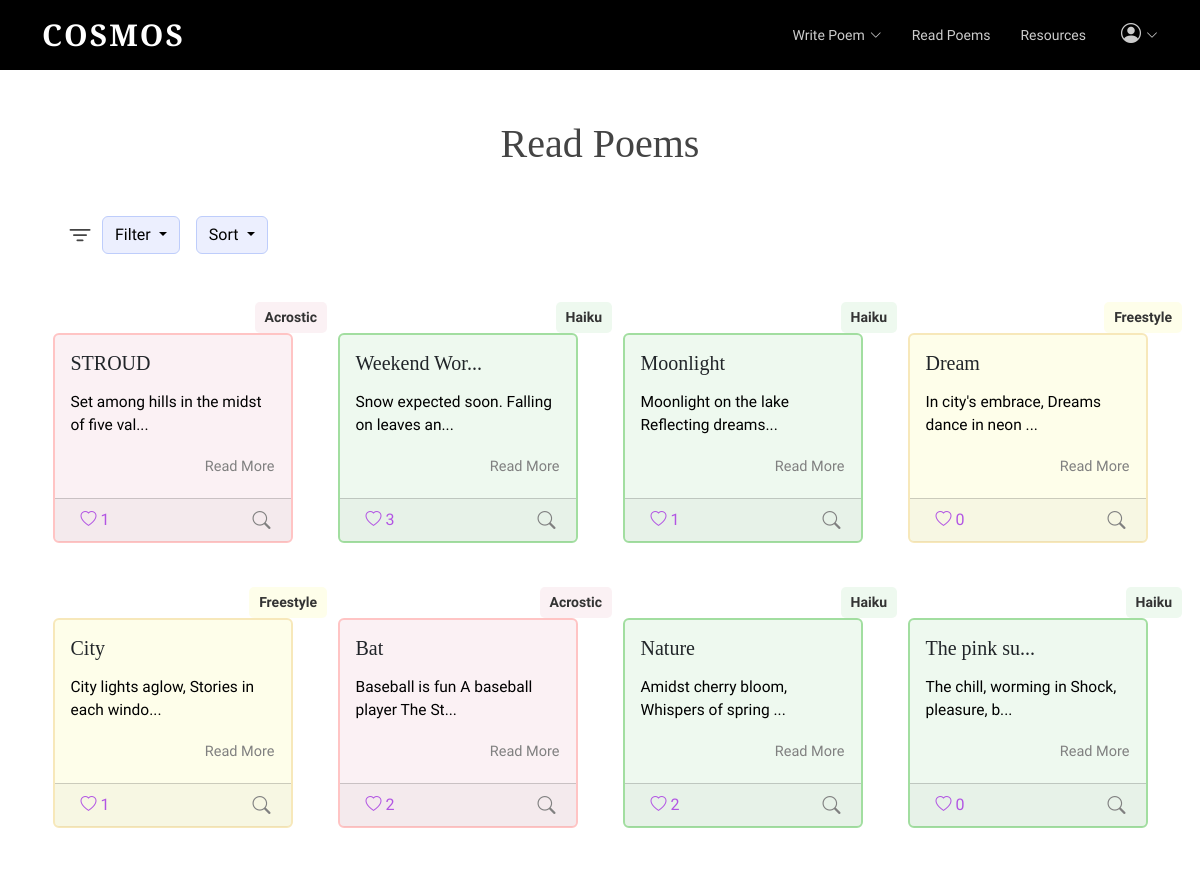
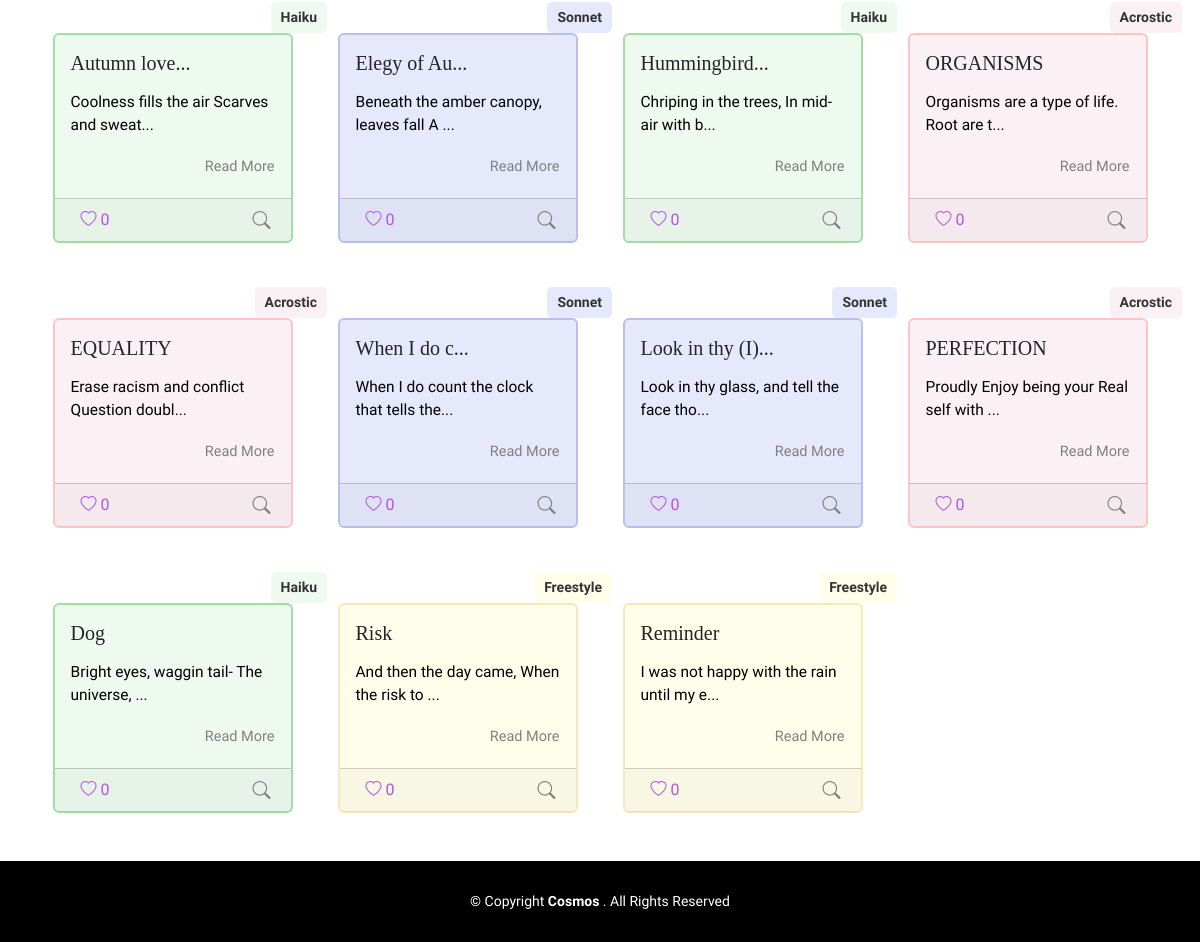
Screenshot of /board (signed in) with the database file from the repository (2 pictures, top to bottom).
### tables this page shows
CREATE TABLE "Poem" (
	"username"	TEXT,
	"content"	TEXT,
	"date"	TEXT,
	"title"	TEXT,
	"type"	TEXT
, "id"	INTEGER, "numLikes"	INTEGER, "sentiment"	INTEGER, "iamb"	INTEGER);

### app.py (the view)
@app.route("/board", methods=['GET', 'POST'])
def board():
	isLogin = False
	if request.method == "POST":
		pass
	else:
		isLogin = True
		conn = sqlite3.connect('static/database.db')
		cursor = conn.cursor()
		query = """
			SELECT P.username, P.content, P.date, P.title, P.type,P.id, P.numLikes, P.iamb,
				   COALESCE(L.liked, 0) AS liked
			FROM Poem P
			LEFT JOIN Likes L ON P.id = L.poem_id AND L.username = ?
		"""
		cursor.execute(query, (session.get("username"),))
		rows = cursor.fetchall()
		num_poems = len(rows)
		usernames = []  # ["scott", "alice"]
		contents = []  # ["poem...", "poem2..."]
		dates = []  # ["2023-12-12", "2022-10-10"]
		titles = []
		types = []
		likes = []
		ids = []
		num_likes = []
		iambs = []
		for row in rows:
			usernames.append(row[0])
			contents.append(row[1])
			dates.append(row[2])
			titles.append(row[3])
			if row[4] == "free":
				types.append("Freestyle")
			else:
				types.append(row[4].title())
			likes.append(row[8])
			num_likes.append(row[6])
			iambs.append(row[7])
			ids.append(row[5])
		print(likes)
		print(ids)
		print("AAAAA",num_poems)
		if "username" not in session:
			isLogin = False
			return redirect(url_for('login'))
		else:
			isLogin = True
		return render_template('board.html',ids=ids,iambs=iambs, usernames=usernames, contents=contents,
							   dates=dates, titles=titles, types=types, liked_status=likes,
							   num_poems=num_poems, num_likes = num_likes,isLogin=isLogin)

### templates/board.html (shortened to what this page needs)
<!DOCTYPE html>
<html lang="en">
   <head>
      <link href="../static/vendor/aos/aos.css" rel="stylesheet">
      <link href="../static/vendor/bootstrap/css/bootstrap.min.css" rel="stylesheet">
      <link href="../static/vendor/bootstrap-icons/bootstrap-icons.css" rel="stylesheet">
      <link href="../static/vendor/boxicons/css/boxicons.min.css" rel="stylesheet">
      <link href="../static/vendor/glightbox/css/glightbox.min.css" rel="stylesheet">
      <link href="../static/vendor/swiper/swiper-bundle.min.css" rel="stylesheet">
      <link href="../static/css/style.css" rel="stylesheet">
   </head>
   <body class="d-flex flex-column min-vh-100">
      <header id="header" class="fixed-top d-flex align-items-center">
         <div class="container d-flex justify-content-between">
            <div class="logo">
               <h1><a href="{{url_for('index')}}">Cosmos</a></h1>
            </div>
            <nav id="navbar" class="navbar">
               <ul>
                  <li class="dropdown">
                     <a href="{{url_for('bwrite')}}"><span>Write Poem</span> <i class="bi bi-chevron-down"></i></a>
                  </li>
                  <li><a class="nav-link scrollto" href="{{url_for('board')}}">Read Poems</a></li>
                  <li><a class="nav-link scrollto" href="{{url_for('tube')}}">Resources</a></li>
                  {% if isLogin %}
                  <li class="dropdown" myppp>
                     <a class="color-white"><span><i class="bi bi-person-circle large-icon"></i></span> <i class="bi bi-chevron-down"></i></a>
                  </li>
                  {% else %}
                  <li><a class="nav-link scrollto" href="{{url_for('login')}}">Login</a></li>
                  {% endif %}
               </ul>
            </nav>
         </div>
      </header>
      <main class="flex-grow-1">
         <div class="container board-top">
         <h1 class="mb-5 text-center">Read Poems</h1>
         <div class="d-flex">
            <i class="bi bi-filter ms-5 ms-md-4 me-2 bigbigicon"></i>
            <div class="dropdown me-3">
               <button class="btn btn-secondary dropdown-toggle" type="button" id="filterMenuButton" data-bs-toggle="dropdown" aria-expanded="false">
               Filter
               </button>
            </div>
            <div class="dropdown">
               <button class="btn btn-secondary dropdown-toggle" type="button" id="sortMenuButton" data-bs-toggle="dropdown" aria-expanded="false">
               Sort
               </button>
            </div>
         </div>
         <div class="row poem-container">
         {% for i in range(num_poems) %}
         {% if i < 4 %}
         <div class="col-md-6 col-lg-3 poem-item filter-{{types[i]}} mt-4" data-title="{{titles[i]}}" data-date="{{dates[i][0:10]}}" data-type="{{types[i]}}"data-poem-id="{{ ids[i] }}"data-likes ="{{ num_likes[i] }}">
         <div class="poem-tags text-end me-3">
            {% if types[i] == "Acrostic" %}
            <span class="taga">{{types[i]}}</span>
            {% elif types[i] == "Freestyle" %}
            <span class="tagf">{{types[i]}}</span>
            {% elif types[i] == "Sonnet" %}
            <span class="tags">{{types[i]}}</span>
            {% else %}
            <span class="tagh">{{types[i]}}</span>
            {% endif %}
         </div>
         {% else %}
         <div class="col-md-6 col-lg-3 poem-item filter-{{types[i]}} mt-4"data-title="{{titles[i]}}"  data-date="{{ dates[i][0:10]}}" data-type="{{types[i]}}"data-poem-id="{{ ids[i] }}"data-likes ="{{ num_likes[i] }}">
            <div class="poem-tags text-end me-3 " >
               {% if types[i] == "Acrostic" %}
               <span class="taga">{{types[i]}}</span>
               {% elif types[i] == "Freestyle" %}
               <span class="tagf">{{types[i]}}</span>
               {% elif types[i] == "Sonnet" %}
               <span class="tags">{{types[i]}}</span>
               {% else %}
               <span class="tagh">{{types[i]}}</span>
               {% endif %}
            </div>
            {% endif %}
            {% if types[i] == "Acrostic" %}
            <div id="poem-card2" class="card poem-card mx-auto poem-card-h" style="width: 18rem;">
               {% elif types[i] == "Freestyle" %}
               <div id="poem-card3" class="card poem-card mx-auto poem-card-f" style="width: 18rem;">
                  {% elif types[i] == "Sonnet" %}
                  <div id="poem-card4" class="card poem-card mx-auto poem-card-s" style="width: 18rem;">
                     {% else %}
                     <div id="poem-card5" class="card poem-card mx-auto" style="width: 18rem;">
                        {% endif %}
                        <div class="card-body">
                           <div class="d-flex justify-content-between align-items-center mb-2">
                              {% if titles[i]|length < 11 %}
                              {% if iambs[i] == 1 %}
                              <h5 class="card-title"><span class="title">{{titles[i]}} (I)- </span> </h5>
                              {% else %}
                              <h5 class="card-title"><span class="title">{{titles[i]}} </span> </h5>
                              {% endif %}
                              {% else %}
                              {% if iambs[i] == 1 %}
                              <h5 class="card-title"><span class="title">{{titles[i][0:11]}} (I)... </span>  </h5>
                              {% else %}
                              <h5 class="card-title"><span class="title">{{titles[i][0:11]}}... </span>  </h5>
                              {% endif %}
                              {% endif %}
                           </div>
                           {% if contents[i][:45]|length < 25 %}
                           <p class="card-text mytext">{{contents[i][0:40]}} ...</p>
                           <br>
                           {% else %}
                           <p class="card-text mytext">{{contents[i][0:40]}}...</p>
                           {% endif %}
                           <div class="text-end">
                              <a class="card-link text-right" data-bs-toggle="modal" data-bs-target="#poemModal" data-poem-id="{{ ids[i] }}" data-title="{{titles[i]}}" data-type="{{types[i]}}" data-username="{{usernames[i]}}" data-date="{{dates[i][0:10]}}" data-content="{{contents[i]}}">
                              Read More
                              </a>
                           </div>
                        </div>
                        <div class="card-footer d-flex justify-content-between mt-1 mb-5">
                            <div class="like-button-container ms-1">
                                {% if liked_status[i] == 1 %}
                                <button class="like-button btn-like" data-poem-id="{{ ids[i] }}" data-username="{{ usernames[i] }}" data-liked="{{ liked_status[i] }}" data-likes ="{{ num_likes[i] }}">
                                    <i class="bi bi-heart-fill"></i>
                                    <span class="like-count">{{ num_likes[i] }}</span>
                                </button>
                                {% else %}
                                <button class="like-button" data-poem-id="{{ ids[i] }}" data-username="{{ usernames[i] }}" data-liked="{{ liked_status[i] }}" data-likes ="{{ num_likes[i] }}">
                                    <i class="bi bi-heart"></i>
                                    <span class="like-count">{{ num_likes[i] }}</span>
                                </button>
                                {% endif %}
                            </div>
                           <a class="smb2 me-1"data-bs-html="true" data-bs-toggle="tooltip" data-bs-placement="top" title="Author: {{usernames[i]}} <br> Date: {{dates[i][0:10]}}">
                                <i class="bi bi-search"></i>
                            </a>
                        </div>
                     </div>
                  </div>
                  {% endfor %}
               </div>
            </div>
      </main>
      <footer id="footer" class="mt-5">
         <div class="container">
            <div class="copyright">
               &copy; Copyright <strong><span>Cosmos
               </span></strong>. All Rights Reserved
            </div>
         </div>
      </footer>
   </body>
</html>

### static/css/style.css (style rules this page uses)
html, body { font-family: 'Nanum Myeongjo', serif !important; }
.large-icon { font-size: 20px !important; }
body { color: #444444; }
a { color: #1bac91; text-decoration: none; }
h1, h2, h3, h4, h5, h6 { font-family: 'Cormorant Garamond', serif; }
#header { height: 70px; transition: all 0.5s; z-index: 997; background: #000; }
#header .logo h1 { font-size: 30px; margin: 0; margin-top: 3px; padding: 6px 0; line-height: 1; font-weight: 700; letter-spacing: 2px; text-transform: uppercase; }
#header .logo h1 a, #header .logo h1 a:hover { color: #fff; text-decoration: none; }
.navbar { padding: 0; }
.navbar ul { margin: 0; padding: 0; display: flex; list-style: none; align-items: center; }
.navbar li { position: relative; }
.navbar>ul>li+li { margin-left: 30px; }
.navbar a, .navbar a:focus { display: flex; align-items: center; justify-content: space-between; padding: 12px 0; font-size: 14px; font-family: "Raleway", sans-serif; color: rgba(255, 255, 255, 0.8); white-space: nowrap; transition: 0.3s; position: relative; }
.navbar a i, .navbar a:focus i { font-size: 12px; line-height: 0; margin-left: 5px; }
.navbar>ul>li>a:before { content: ""; position: absolute; width: 100%; height: 2px; bottom: 3px; left: 0; background-color: #A2AFF6; visibility: hidden; width: 0px; transition: all 0.3s ease-in-out 0s; }
#footer { background: black; padding: 0 0 30px 0; color: #fff; font-size: 14px; }
#footer .copyright { text-align: center; padding-top: 30px; }
body p { color: black; font-family: 'Nanum Myeongjo', serif; }
body a { color: gray; }
body { margin: 0; }
.smb2 { font-size:18px; }
.board-top { margin-top: 120px; }
.bigbigicon { font-size: 28px !important; }
.btn-secondary { background-color:#ECEFFE !important; border: 1px solid #BECDFB !important; color: black !important; }
.card-link { cursor:pointer; font-size: 14.5px; }
.like-button { font-size:16px; }
.like-button { background-color: transparent !important; color:#B255E3 !important; border: none !important; }
.poem-card { height: 210px; background-color:rgba(198, 235, 202, 0.3); border: 2px solid #A2DEA0; transition: transform 0.3s ease-in-out; }
.poem-card-s { background-color: rgba(132, 147, 232, 0.2) !important; border: 2px solid #BBBEEF!important }
.poem-card-h { background-color:rgba(247, 227, 233, 0.5) !important; border: 2px solid #FFC4C4 !important; }
.poem-card-f { background-color: rgba(252, 252, 202, 0.4) !important; border: 2px solid #F7E8BA !important; }
.mytext { font-size:15.5px !important; }
@media (min-width: 990px) and (max-width: 1200px) { .poem-card { width: 15rem !important; } }
.poem-tags { margin-top: 10px; }
.tags { display: inline-block; background-color: rgba(132, 147, 232, 0.2) !important; border-radius: 5px; padding: 5px 10px; margin-right: -8px; margin-top: 10px; font-size: 14px; font-weight: 700; color: #333; }
.tagf { display: inline-block; background-color: rgba(252, 252, 202, 0.4) !important; border-radius: 5px; padding: 5px 10px; margin-right: -8 px; font-weight: 700; margin-top: 10px; font-size: 14px; color: #333; }
.taga { display: inline-block; background-color: rgba(247, 227, 233, 0.5) !important; border-radius: 5px; padding: 5px 10px; margin-right: -8px; margin-top: 10px; font-weight: 700; font-size: 14px; color: #333; }
.tagh { display: inline-block; background-color: rgba(198, 235, 202, 0.3) !important; border-radius: 5px; padding: 5px 10px; font-weight: 700; margin-right: -8px; margin-top: 10px; font-size: 14px; color: #333; }
@media (max-width: 1400px) { .tagh,.tags,.tagf,.taga { margin-right: -26px; } }
@media (max-width: 1200px) { .tagh,.tags,.tagf,.taga { margin-right: -40px; } }
.color-white { color:white; }

### rows the page displays
Poem: title "STROUD", content "Set among hills in the midst of five val"
Poem: type "Haiku", title "Weekend Wor", content "Snow expected soon. Falling on leaves an", numLikes "3"
Poem: title "Moonlight", content "Moonlight on the lake Reflecting dreams"
Poem: title "Dream", content "In city's embrace, Dreams dance in neon"
Poem: title "City", content "City lights aglow, Stories in each windo"
Poem: type "Acrostic", title "Bat", content "Baseball is fun A baseball player The St", numLikes "2"
Poem: type "Haiku", title "Nature", content "Amidst cherry bloom, Whispers of spring", numLikes "2"
Poem: title "The pink su", content "The chill, worming in Shock, pleasure, b"
Poem: title "Autumn love", content "Coolness fills the air Scarves and sweat"
Poem: title "Elegy of Au", content "Beneath the amber canopy, leaves fall A"
Poem: title "Hummingbird", content "Chriping in the trees, In mid-air with b"
Poem: title "ORGANISMS", content "Organisms are a type of life. Root are t"
Poem: title "EQUALITY", content "Erase racism and conflict Question doubl"
Poem: title "When I do c", content "When I do count the clock that tells the"
Poem: title "Look in thy", content "Look in thy glass, and tell the face tho"
Poem: title "PERFECTION", content "Proudly Enjoy being your Real self with"
Poem: title "Dog", content "Bright eyes, waggin tail- The universe,"
Poem: title "Risk", content "And then the day came, When the risk to"
Poem: title "Reminder", content "I was not happy with the rain until my e"

### other values shown
{{ types[i] }} "Acrostic"
{{ num_likes[i] }} "1" "1" "0" "1" "0" "0" "0" "0" "0" "0" "0" "0" "0" "0" "0" "0"
{{ types[i] }} "Haiku"
{{ types[i] }} "Freestyle"
{{ types[i] }} "Freestyle" "Freestyle" "Freestyle"
{{ types[i] }} "Haiku" "Haiku" "Haiku" "Haiku"
{{ types[i] }} "Sonnet" "Sonnet" "Sonnet"
{{ types[i] }} "Acrostic" "Acrostic" "Acrostic"
